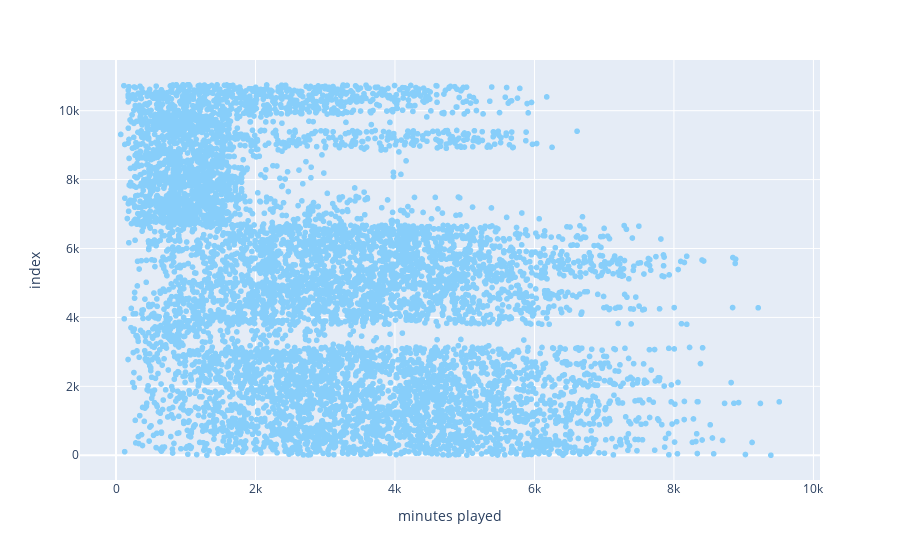

The notebook cell this image was saved under:
### Code cell
fig = px.scatter(df_football, x='minutes played',  color_discrete_sequence=['lightskyblue'])
fig.show()

### Figure 1 — Plotly figure (JSON) as saved in the notebook; plotly's stock layout.template omitted (floating-point values rounded to 4 significant figures; data arrays with more than 128 entries replaced by an {"elided": "..."} marker saying what was removed)
{"data": [{"hovertemplate": "minutes played=%{x}<br>index=%{y}<extra></extra>", "legendgroup": "", "marker": {"color": "lightskyblue", "symbol": "circle"}, "mode": "markers", "name": "", "showlegend": false, "type": "scattergl", "x": {"elided": "8160 int values"}, "xaxis": "x", "y": {"elided": "8160 int values"}, "yaxis": "y"}], "layout": {"legend": {"tracegroupgap": 0}, "margin": {"t": 60}, "xaxis": {"anchor": "y", "domain": [0, 1], "title": {"text": "minutes played"}}, "yaxis": {"anchor": "x", "domain": [0, 1], "title": {"text": "index"}}}}
